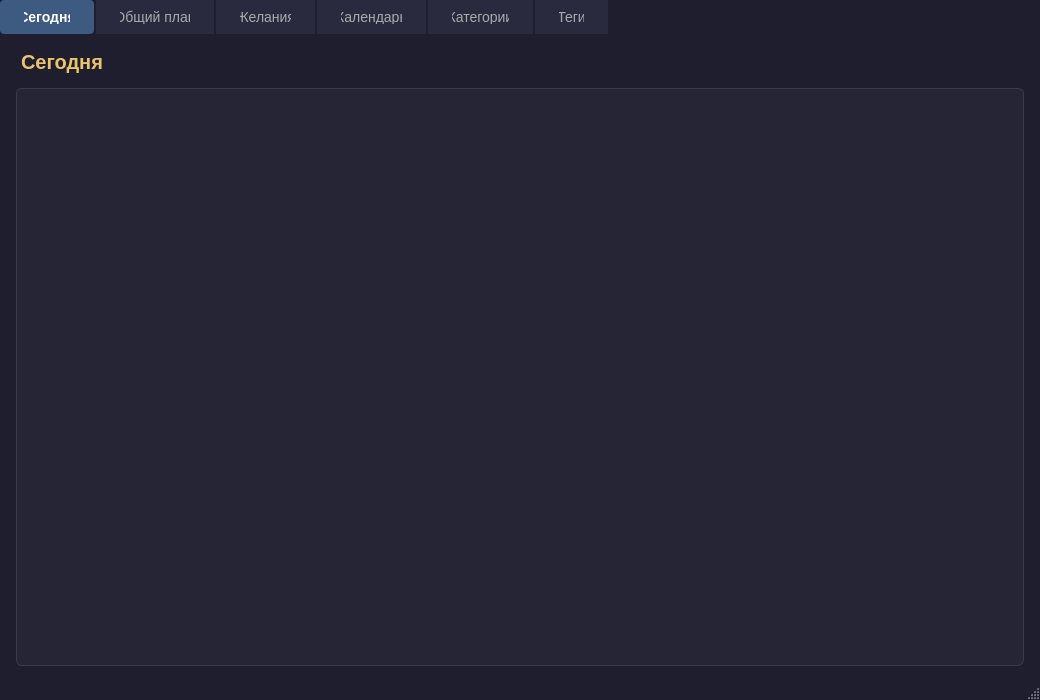
<?xml version="1.0" encoding="UTF-8"?>
<ui version="4.0">
 <class>MainWindow</class>
 <widget class="QMainWindow" name="MainWindow">
  <property name="geometry">
   <rect><x>0</x><y>0</y><width>1040</width><height>700</height></rect>
  </property>
  <property name="windowTitle">
   <string>Личный Календарь</string>
  </property>
  <property name="styleSheet">
   <string>
    QMainWindow { background-color: #1e1e2e; }
    QTabWidget::pane { border: none; background: #1e1e2e; }
    QTabBar::tab {
      background: #2a2a3e;
      color: #aaa;
      padding: 10px 24px;
      font-size: 14px;
      border: none;
      margin-right: 2px;
    }
    QTabBar::tab:selected {
      background: #3d5a80;
      color: white;
      font-weight: bold;
      border-radius: 4px 4px 0 0;
    }
    QTableView {
      background: #252535;
      color: #e0e0e0;
      gridline-color: #3a3a4a;
      font-size: 13px;
      selection-background-color: #3d5a80;
      border: 1px solid #3a3a4a;
      border-radius: 6px;
    }
    QHeaderView::section {
      background: #2a2a3e;
      color: #aaa;
      padding: 6px;
      border: none;
      font-size: 13px;
    }
    QPushButton {
      background: #3d5a80;
      color: white;
      border: none;
      padding: 10px 20px;
      border-radius: 6px;
      font-size: 13px;
      min-width: 120px;
    }
    QPushButton:hover  { background: #4d6a90; }
    QPushButton:pressed{ background: #2d4a70; }
    QStatusBar { color: #888; background: #1e1e2e; font-size: 12px; }
    QLabel { color: #e0e0e0; }
    QCalendarWidget QWidget {
      alternate-background-color: #252535;
      background-color: #252535;
      color: #e0e0e0;
    }
    QCalendarWidget QToolButton {
      color: white;
      background-color: #3d5a80;
      border: none;
      margin: 4px;
      padding: 6px;
      border-radius: 4px;
    }
    QCalendarWidget QMenu {
      background-color: #2a2a3e;
      color: white;
    }
    QCalendarWidget QSpinBox {
      background: #252535;
      color: white;
      selection-background-color: #3d5a80;
    }
   </string>
  </property>

  <widget class="QWidget" name="centralwidget">
   <layout class="QVBoxLayout" name="mainLayout">
    <property name="leftMargin"><number>0</number></property>
    <property name="topMargin"><number>0</number></property>
    <property name="rightMargin"><number>0</number></property>
    <property name="bottomMargin"><number>0</number></property>
    <property name="spacing"><number>0</number></property>

    <item>
     <widget class="QTabWidget" name="tabWidget">

      <widget class="QWidget" name="tabToday">
       <attribute name="title">
        <string>Сегодня</string>
       </attribute>
       <layout class="QVBoxLayout" name="todayLayout">
        <property name="leftMargin"><number>16</number></property>
        <property name="topMargin"><number>12</number></property>
        <property name="rightMargin"><number>16</number></property>
        <property name="bottomMargin"><number>12</number></property>
        <property name="spacing"><number>10</number></property>
        <item>
         <widget class="QLabel" name="todayTitleLabel">
          <property name="text">
           <string>Сегодня</string>
          </property>
          <property name="styleSheet">
           <string>font-size:20px; font-weight:bold; color:#e9c46a; padding:4px 0px;</string>
          </property>
         </widget>
        </item>
        <item>
         <widget class="QTableView" name="todayTableView">
          <property name="alternatingRowColors"><bool>true</bool></property>
          <property name="styleSheet">
           <string>QTableView { alternate-background-color: #2d2d42; }</string>
          </property>
         </widget>
        </item>
       </layout>
      </widget>

      <widget class="QWidget" name="tabEvents">
       <attribute name="title">
        <string>Общий план</string>
       </attribute>
       <layout class="QVBoxLayout" name="eventsLayout">
        <property name="leftMargin"><number>16</number></property>
        <property name="topMargin"><number>12</number></property>
        <property name="rightMargin"><number>16</number></property>
        <property name="bottomMargin"><number>12</number></property>
        <property name="spacing"><number>10</number></property>
        <item>
         <widget class="QLabel" name="evtTitleLabel">
          <property name="text">
           <string>События и задачи</string>
          </property>
          <property name="styleSheet">
           <string>font-size:20px; font-weight:bold; color:#e9c46a; padding:4px 0px;</string>
          </property>
         </widget>
        </item>
        <item>
         <widget class="QTableView" name="eventsTableView">
          <property name="alternatingRowColors"><bool>true</bool></property>
          <property name="styleSheet">
           <string>QTableView { alternate-background-color: #2d2d42; }</string>
          </property>
         </widget>
        </item>
        <item>
         <widget class="QLabel" name="eventTagsLabel">
          <property name="text">
           <string>Теги выбранного события: —</string>
          </property>
          <property name="styleSheet">
           <string>
            background:#1a3a5c;
            border:1px solid #3d5a80;
            padding:8px 12px;
            border-radius:6px;
            color:#98c1d9;
            font-size:13px;
           </string>
          </property>
         </widget>
        </item>
        <item>
         <layout class="QHBoxLayout" name="evtButtonsLayout">
          <property name="spacing"><number>10</number></property>
          <item>
           <widget class="QPushButton" name="addEventBtn">
            <property name="text"><string>＋  Добавить</string></property>
            <property name="styleSheet"><string>background:#2ecc71; color:white; font-weight:bold;</string></property>
           </widget>
          </item>
          <item>
           <widget class="QPushButton" name="editEventBtn">
            <property name="text"><string>✎  Изменить</string></property>
            <property name="styleSheet"><string>background:#e9c46a; color:#1e1e2e; font-weight:bold;</string></property>
           </widget>
          </item>
          <item>
           <widget class="QPushButton" name="deleteEventBtn">
            <property name="text"><string>✕  Удалить</string></property>
            <property name="styleSheet"><string>background:#e74c3c; color:white; font-weight:bold;</string></property>
           </widget>
          </item>
          <item>
           <spacer>
            <property name="orientation"><enum>Qt::Horizontal</enum></property>
           </spacer>
          </item>
         </layout>
        </item>
       </layout>
      </widget>

      <widget class="QWidget" name="tabWishlist">
       <attribute name="title">
        <string>Желания</string>
       </attribute>
       <layout class="QVBoxLayout" name="wishlistLayout">
        <property name="leftMargin"><number>16</number></property>
        <property name="topMargin"><number>12</number></property>
        <property name="rightMargin"><number>16</number></property>
        <property name="bottomMargin"><number>12</number></property>
        <property name="spacing"><number>10</number></property>
        <item>
         <widget class="QLabel" name="wishlistTitleLabel">
          <property name="text">
           <string>Хочу посмотреть / почитать / поиграть</string>
          </property>
          <property name="styleSheet">
           <string>font-size:20px; font-weight:bold; color:#f4a261; padding:4px 0px;</string>
          </property>
         </widget>
        </item>
        <item>
         <widget class="QTableView" name="wishlistTableView">
          <property name="alternatingRowColors"><bool>true</bool></property>
          <property name="styleSheet">
           <string>QTableView { alternate-background-color: #2d2d42; }</string>
          </property>
         </widget>
        </item>
       </layout>
      </widget>

      <widget class="QWidget" name="tabCalendar">
       <attribute name="title">
        <string>Календарь</string>
       </attribute>
       <layout class="QVBoxLayout" name="calendarMainLayout">
        <property name="leftMargin"><number>16</number></property>
        <property name="topMargin"><number>12</number></property>
        <property name="rightMargin"><number>16</number></property>
        <property name="bottomMargin"><number>12</number></property>
        <property name="spacing"><number>10</number></property>
        <item>
         <widget class="QLabel" name="calendarTitleLabel">
          <property name="text">
           <string>Календарь</string>
          </property>
          <property name="styleSheet">
           <string>font-size:20px; font-weight:bold; color:#98c1d9; padding:4px 0px;</string>
          </property>
         </widget>
        </item>
        <item>
         <layout class="QHBoxLayout" name="calendarLayout">
          <property name="spacing"><number>12</number></property>
          <item>
           <widget class="QCalendarWidget" name="calendarWidget">
            <property name="gridVisible"><bool>true</bool></property>
           </widget>
          </item>
          <item>
           <widget class="QTableView" name="calendarTableView">
            <property name="alternatingRowColors"><bool>true</bool></property>
            <property name="styleSheet">
             <string>QTableView { alternate-background-color: #2d2d42; }</string>
            </property>
           </widget>
          </item>
         </layout>
        </item>
       </layout>
      </widget>

      <widget class="QWidget" name="tabCategories">
       <attribute name="title">
        <string>Категории</string>
       </attribute>
       <layout class="QVBoxLayout" name="categoriesLayout">
        <property name="leftMargin"><number>16</number></property>
        <property name="topMargin"><number>12</number></property>
        <property name="rightMargin"><number>16</number></property>
        <property name="bottomMargin"><number>12</number></property>
        <property name="spacing"><number>10</number></property>
        <item>
         <widget class="QLabel" name="catTitleLabel">
          <property name="text">
           <string>Категории событий</string>
          </property>
          <property name="styleSheet">
           <string>font-size:20px; font-weight:bold; color:#98c1d9; padding:4px 0px;</string>
          </property>
         </widget>
        </item>
        <item>
         <widget class="QTableView" name="categoriesTableView">
          <property name="alternatingRowColors"><bool>true</bool></property>
          <property name="styleSheet">
           <string>QTableView { alternate-background-color: #2d2d42; }</string>
          </property>
         </widget>
        </item>
        <item>
         <layout class="QHBoxLayout" name="catButtonsLayout">
          <property name="spacing"><number>10</number></property>
          <item>
           <widget class="QPushButton" name="addCategoryBtn">
            <property name="text"><string>＋  Добавить</string></property>
            <property name="styleSheet"><string>background:#2ecc71; color:white; font-weight:bold;</string></property>
           </widget>
          </item>
          <item>
           <widget class="QPushButton" name="editCategoryBtn">
            <property name="text"><string>✎  Изменить</string></property>
           </widget>
          </item>
          <item>
           <widget class="QPushButton" name="deleteCategoryBtn">
            <property name="text"><string>✕  Удалить</string></property>
            <property name="styleSheet"><string>background:#e74c3c; color:white; font-weight:bold;</string></property>
           </widget>
          </item>
          <item>
           <spacer>
            <property name="orientation"><enum>Qt::Horizontal</enum></property>
           </spacer>
          </item>
         </layout>
        </item>
       </layout>
      </widget>

      <widget class="QWidget" name="tabTags">
       <attribute name="title">
        <string>Теги</string>
       </attribute>
       <layout class="QVBoxLayout" name="tagsLayout">
        <property name="leftMargin"><number>16</number></property>
        <property name="topMargin"><number>12</number></property>
        <property name="rightMargin"><number>16</number></property>
        <property name="bottomMargin"><number>12</number></property>
        <property name="spacing"><number>10</number></property>
        <item>
         <widget class="QLabel" name="tagsTitleLabel">
          <property name="text">
           <string>Теги</string>
          </property>
          <property name="styleSheet">
           <string>font-size:20px; font-weight:bold; color:#f4a261; padding:4px 0px;</string>
          </property>
         </widget>
        </item>
        <item>
         <widget class="QTableView" name="tagsTableView">
          <property name="alternatingRowColors"><bool>true</bool></property>
          <property name="styleSheet">
           <string>QTableView { alternate-background-color: #2d2d42; }</string>
          </property>
         </widget>
        </item>
        <item>
         <layout class="QHBoxLayout" name="tagsButtonsLayout">
          <property name="spacing"><number>10</number></property>
          <item>
           <widget class="QPushButton" name="addTagBtn">
            <property name="text"><string>＋  Добавить</string></property>
            <property name="styleSheet"><string>background:#2ecc71; color:white; font-weight:bold;</string></property>
           </widget>
          </item>
          <item>
           <widget class="QPushButton" name="editTagBtn">
            <property name="text"><string>✎  Изменить</string></property>
            <property name="styleSheet"><string>background:#f4a261; color:#1e1e2e; font-weight:bold;</string></property>
           </widget>
          </item>
          <item>
           <widget class="QPushButton" name="deleteTagBtn">
            <property name="text"><string>✕  Удалить</string></property>
            <property name="styleSheet"><string>background:#e74c3c; color:white; font-weight:bold;</string></property>
           </widget>
          </item>
          <item>
           <spacer>
            <property name="orientation"><enum>Qt::Horizontal</enum></property>
           </spacer>
          </item>
         </layout>
        </item>
       </layout>
      </widget>

     </widget>
    </item>
   </layout>
  </widget>

  <widget class="QStatusBar" name="statusbar"/>
 </widget>
 <resources/>
 <connections/>
</ui>
